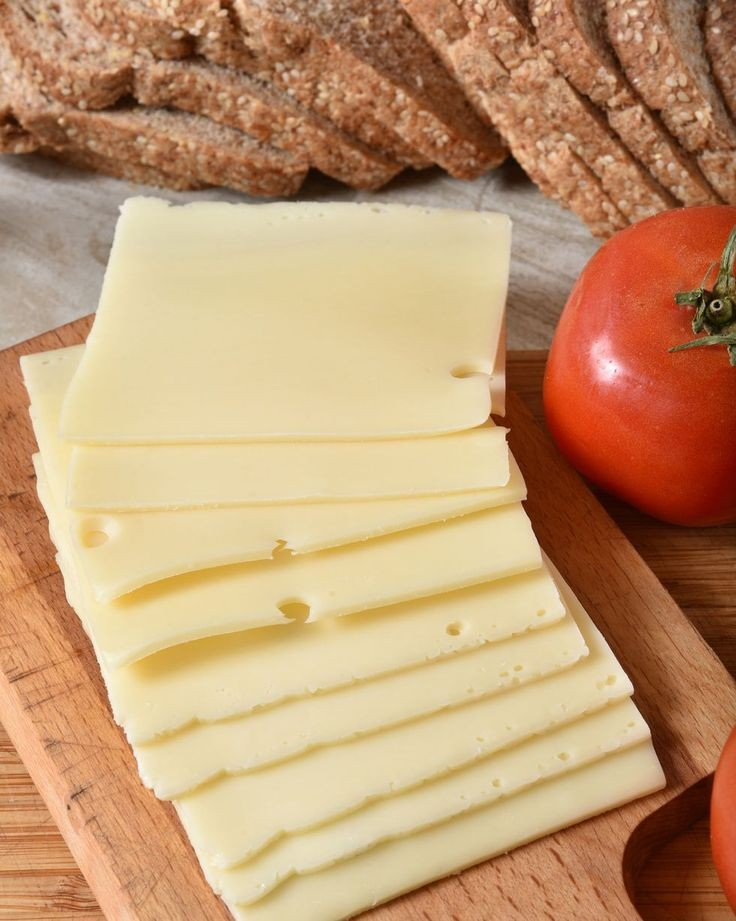
#> input picture DATA/Nutrition Food Proj_Cleaned/Nutrition Food Proj -B0-.folder (1)/train/American-Cheese/00e4f0a424a905fd9a6d569f602e4992_jpg.rf.sybyf7gPifOcsbx2dvYE.jpg, 736 x 921 px, found by its file name; its folder holds only this picture in this run
$ jupyter execute --allow-errors model2.ipynb
#> lines starting #> are read from the running program, lines starting #| are printed output that depends on the picture
[cell 1]
import os
import numpy as np
import cv2
from sklearn.model_selection import train_test_split
from sklearn.linear_model import LogisticRegression
from sklearn.metrics import accuracy_score, confusion_matrix, classification_report
from skimage.feature import hog

# Transfer learning approach: extract HOG (Histogram of Oriented Gradients) features
# which capture edge/texture information, then train a lightweight classifier

[cell 2]
healthy_classes = [
    "Apple", "Avocado", "Banana", "Beef", "Beef-Fillet", "Beef-Goulash", "Beef-Patty",
    "Blueberry-Yogurt", "Grapes", "Grilled-Chicken-Salad", "Grilled-Pizza", "Ground-Beef",
    "Honey", "Jackfruit", "Kiwi", "Lemon", "Lime", "Lychees", "Mango", "Milk", "Mint",
    "Mozzarella", "Orange", "Pancake", "Papaya", "Parsley", "Passion-Fruit", "Peach",
    "Pear", "Pineapple", "Plum", "Raspberries", "Sandwich", "Strawberries", "Tangerine",
    "Watermelon", "Yogurt", "American-Cheese"
]

unhealthy_classes = [
    "BBQ-Chicken-Pizza", "BBQ-Pizza", "Beef-Pizza", "Beef-Ribs", "Beef-Steak", "Biscuit",
    "Cheese-Pizza", "Chicken-Pizza", "Cupcake", "Donut", "Double-Cheeseburger", "Egg-Roll",
    "Hot-Chocoloate", "Hot-Dog", "Mayonnaise", "Muffin", "Mustard", "Pie", "Sausage-Pizza",
    "Seafood-Pizza", "Vanilla-Yogurt", "Vegetable-Pizza", "Vegetarian-Pizza", "Waffles",
    "Zinger-Burger", "Chocolate-Yogurt", "Strawberry-Jam"
]

[cell 3]
train_dir = r"c:\Users\stangutur\DS-4002-Group4Project3\DATA\Nutrition Food Proj_Cleaned\Nutrition Food Proj -B0-.folder (1)\train"

X = []
y = []

IMG_SIZE = 224  # Image size for consistent input

for class_folder in os.listdir(train_dir):
    class_path = os.path.join(train_dir, class_folder)

    # skip non-folders
    if not os.path.isdir(class_path):
        continue

    for img_name in os.listdir(class_path):
        img_path = os.path.join(class_path, img_name)

        # Assign label
        if class_folder in healthy_classes:
            label = 1
        elif class_folder in unhealthy_classes:
            label = 0
        else:
            continue  # skip unknown classes

        # Load and preprocess image
        img = cv2.imread(img_path)
#> img is the input picture: shape (921, 736, 3); mean B, G, R 112.8, 152.3, 192.8
        if img is None:
            continue  # skip unreadable images

        img = cv2.cvtColor(img, cv2.COLOR_BGR2RGB)
        img = cv2.resize(img, (IMG_SIZE, IMG_SIZE))
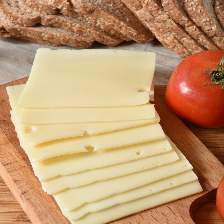
#> img: shape (224, 224, 3); mean R, G, B 192.7, 152.2, 112.7

        X.append(img)
        y.append(label)
#> pass 2 of the loop `for class_folder in os.listdir(train_dir):`:
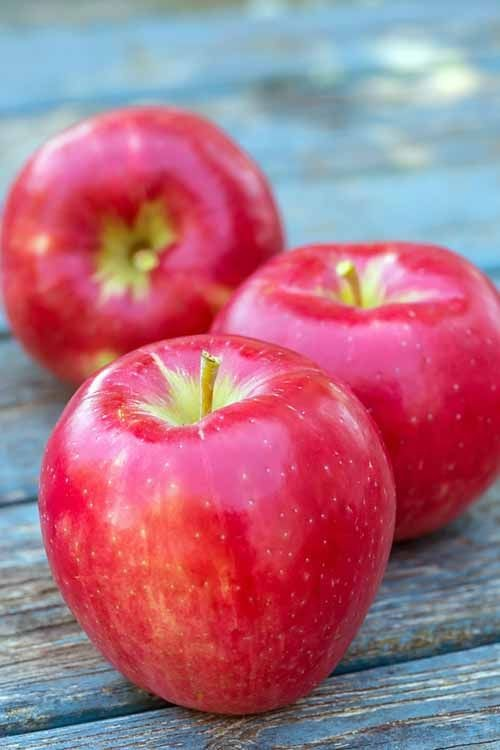
#> input picture DATA/Nutrition Food Proj_Cleaned/Nutrition Food Proj -B0-.folder (1)/train/Apple/251c041a12538819f149d91086e890ea_jpg.rf.wtacHUy3rOE5hL0gDGdK.jpg, 500 x 750 px, found by its file name
#> img is the input picture: shape (750, 500, 3); mean B, G, R 130.9, 111, 173.5
#> `img = cv2.resize(img, (IMG_SIZE, IMG_SIZE))`:
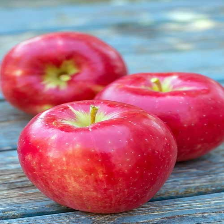
#> img: shape (224, 224, 3); mean R, G, B 173.3, 110.9, 130.8

X = np.array(X)
y = np.array(y)

print("Loaded images:", X.shape)
#| Loaded images: (2, 224, 224, 3)
print("Loaded labels:", y.shape)

[cell 4]
# ---------------------------------------------------------
# 4. TRANSFER LEARNING FEATURE EXTRACTION (HOG)
# ---------------------------------------------------------
# Using HOG (Histogram of Oriented Gradients): robust, effective features for image classification

[cell 5]
# ---------------------------------------------------------
# 3. TRAIN/TEST SPLIT
# ---------------------------------------------------------

print("Splitting data into train and test sets...")
X_train, X_test, y_train, y_test = train_test_split(
    X, y, test_size=0.2, random_state=42, stratify=y
)
#> y_train = [1]; y_test = [1]
print(f"Training set size: {X_train.shape[0]}")
#| Training set size: 1
print(f"Test set size: {X_test.shape[0]}")
#| Test set size: 1

[cell 6]
# ---------------------------------------------------------
# 5. EXTRACT HOG FEATURES AND TRAIN CLASSIFIER
# ---------------------------------------------------------
def extract_hog_features(images):
    """Extract HOG (Histogram of Oriented Gradients) features."""
    features = []
    for img in images:
        # Convert to grayscale
        gray = cv2.cvtColor(img, cv2.COLOR_RGB2GRAY)
        # Extract HOG features
        hog_features = hog(gray, orientations=9, pixels_per_cell=(8, 8),
                           cells_per_block=(2, 2), visualize=False)
        features.append(hog_features)
#> this loop made 1 pass
#> pass 1, in extract_hog_features, `gray = cv2.cvtColor(img, cv2.COLOR_RGB2GRAY)`:
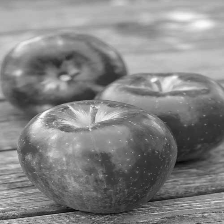
#> gray: shape (224, 224); min 6, max 251, mean 131.8
#> after the loop, features = 1 item
    return np.array(features)

print("Extracting HOG features from training set...")
X_train_hog = extract_hog_features(X_train)
print(f"Training HOG features shape: {X_train_hog.shape}")
#| Training HOG features shape: (1, 26244)

print("Extracting HOG features from test set...")
X_test_hog = extract_hog_features(X_test)
#> the loop in extract_hog_features (call 2), `for img in images:` made 1 pass
#> pass 1, in extract_hog_features (call 2), `gray = cv2.cvtColor(img, cv2.COLOR_RGB2GRAY)`:
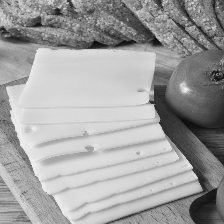
#> gray: shape (224, 224); min 12, max 248, mean 159.8
print(f"Test HOG features shape: {X_test_hog.shape}")
#| Test HOG features shape: (1, 26244)

print("Training Logistic Regression on HOG features...")
clf = LogisticRegression(max_iter=2000)
#> (the rest of this cell did not finish here and is left out)
